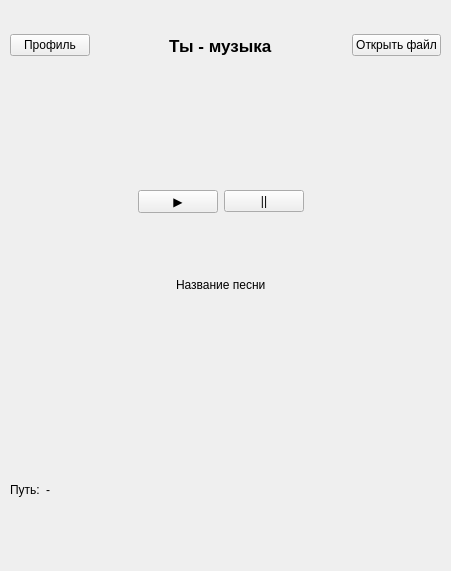
<?xml version="1.0" encoding="UTF-8"?>
<ui version="4.0">
 <class>MainWindow</class>
 <widget class="QMainWindow" name="MainWindow">
  <property name="geometry">
   <rect>
    <x>0</x>
    <y>0</y>
    <width>451</width>
    <height>571</height>
   </rect>
  </property>
  <property name="minimumSize">
   <size>
    <width>451</width>
    <height>571</height>
   </size>
  </property>
  <property name="maximumSize">
   <size>
    <width>451</width>
    <height>571</height>
   </size>
  </property>
  <property name="windowTitle">
   <string>MainWindow</string>
  </property>
  <widget class="QWidget" name="main_Window">
   <property name="minimumSize">
    <size>
     <width>451</width>
     <height>571</height>
    </size>
   </property>
   <property name="maximumSize">
    <size>
     <width>451</width>
     <height>571</height>
    </size>
   </property>
   <property name="sizeIncrement">
    <size>
     <width>451</width>
     <height>571</height>
    </size>
   </property>
   <property name="baseSize">
    <size>
     <width>451</width>
     <height>571</height>
    </size>
   </property>
   <property name="cursor">
    <cursorShape>ArrowCursor</cursorShape>
   </property>
   <widget class="QLabel" name="bg_main">
    <property name="geometry">
     <rect>
      <x>-4</x>
      <y>-8</y>
      <width>461</width>
      <height>581</height>
     </rect>
    </property>
    <property name="minimumSize">
     <size>
      <width>461</width>
      <height>581</height>
     </size>
    </property>
    <property name="maximumSize">
     <size>
      <width>461</width>
      <height>581</height>
     </size>
    </property>
    <property name="text">
     <string/>
    </property>
    <property name="pixmap">
     <pixmap>../images/StartWindow_YouMusic.png</pixmap>
    </property>
    <property name="scaledContents">
     <bool>true</bool>
    </property>
   </widget>
   <widget class="QWidget" name="horizontalLayoutWidget">
    <property name="geometry">
     <rect>
      <x>10</x>
      <y>20</y>
      <width>431</width>
      <height>51</height>
     </rect>
    </property>
    <layout class="QHBoxLayout" name="horizontalLayout">
     <item>
      <widget class="QPushButton" name="button_profile">
       <property name="text">
        <string>Профиль</string>
       </property>
      </widget>
     </item>
     <item>
      <spacer name="horizontalSpacer">
       <property name="orientation">
        <enum>Qt::Horizontal</enum>
       </property>
       <property name="sizeHint" stdset="0">
        <size>
         <width>40</width>
         <height>20</height>
        </size>
       </property>
      </spacer>
     </item>
     <item>
      <widget class="QLabel" name="label_name_app">
       <property name="font">
        <font>
         <pointsize>13</pointsize>
         <weight>75</weight>
         <bold>true</bold>
        </font>
       </property>
       <property name="text">
        <string>Ты - музыка</string>
       </property>
      </widget>
     </item>
     <item>
      <spacer name="horizontalSpacer_2">
       <property name="orientation">
        <enum>Qt::Horizontal</enum>
       </property>
       <property name="sizeHint" stdset="0">
        <size>
         <width>40</width>
         <height>20</height>
        </size>
       </property>
      </spacer>
     </item>
     <item>
      <widget class="QPushButton" name="button_open_file">
       <property name="text">
        <string>Открыть файл</string>
       </property>
      </widget>
     </item>
    </layout>
   </widget>
   <widget class="QWidget" name="verticalLayoutWidget_2">
    <property name="geometry">
     <rect>
      <x>80</x>
      <y>190</y>
      <width>281</width>
      <height>161</height>
     </rect>
    </property>
    <layout class="QVBoxLayout" name="layout_center_main">
     <item>
      <layout class="QHBoxLayout" name="layout_center_main_1">
       <item>
        <spacer name="horizontalSpacer_5">
         <property name="orientation">
          <enum>Qt::Horizontal</enum>
         </property>
         <property name="sizeHint" stdset="0">
          <size>
           <width>40</width>
           <height>20</height>
          </size>
         </property>
        </spacer>
       </item>
       <item>
        <widget class="QPushButton" name="button_play_main">
         <property name="text">
          <string>▶</string>
         </property>
        </widget>
       </item>
       <item>
        <widget class="QPushButton" name="button_pause_main">
         <property name="text">
          <string>||</string>
         </property>
        </widget>
       </item>
       <item>
        <spacer name="horizontalSpacer_6">
         <property name="orientation">
          <enum>Qt::Horizontal</enum>
         </property>
         <property name="sizeHint" stdset="0">
          <size>
           <width>40</width>
           <height>20</height>
          </size>
         </property>
        </spacer>
       </item>
      </layout>
     </item>
     <item>
      <layout class="QHBoxLayout" name="layout_center_main_2">
       <item>
        <spacer name="horizontalSpacer_4">
         <property name="orientation">
          <enum>Qt::Horizontal</enum>
         </property>
         <property name="sizeHint" stdset="0">
          <size>
           <width>40</width>
           <height>20</height>
          </size>
         </property>
        </spacer>
       </item>
       <item>
        <widget class="QLabel" name="label_name_music_volna">
         <property name="text">
          <string>Название песни</string>
         </property>
        </widget>
       </item>
       <item>
        <spacer name="horizontalSpacer_3">
         <property name="orientation">
          <enum>Qt::Horizontal</enum>
         </property>
         <property name="sizeHint" stdset="0">
          <size>
           <width>40</width>
           <height>20</height>
          </size>
         </property>
        </spacer>
       </item>
      </layout>
     </item>
    </layout>
   </widget>
   <widget class="QWidget" name="horizontalLayoutWidget_2">
    <property name="geometry">
     <rect>
      <x>10</x>
      <y>450</y>
      <width>431</width>
      <height>80</height>
     </rect>
    </property>
    <layout class="QHBoxLayout" name="horizontalLayout_2">
     <item>
      <widget class="QLabel" name="label_namepath">
       <property name="layoutDirection">
        <enum>Qt::LeftToRight</enum>
       </property>
       <property name="text">
        <string>Путь:</string>
       </property>
      </widget>
     </item>
     <item>
      <widget class="QLabel" name="label_path_file">
       <property name="text">
        <string>-</string>
       </property>
      </widget>
     </item>
     <item>
      <spacer name="horizontalSpacer_7">
       <property name="orientation">
        <enum>Qt::Horizontal</enum>
       </property>
       <property name="sizeHint" stdset="0">
        <size>
         <width>40</width>
         <height>20</height>
        </size>
       </property>
      </spacer>
     </item>
    </layout>
   </widget>
  </widget>
 </widget>
 <resources/>
 <connections/>
</ui>
